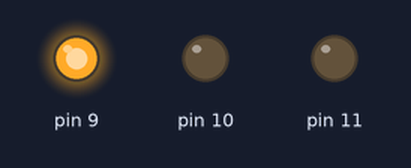
A sketch run on a simulated Arduino Uno, built with avr-gcc and run on an emulated ATmega328P. Shown: output pins drawn as LEDs (lit = HIGH).

Above: at 0.5 s.
At 1.5 s:
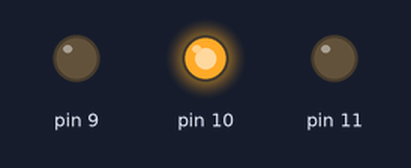
At 2.5 s:
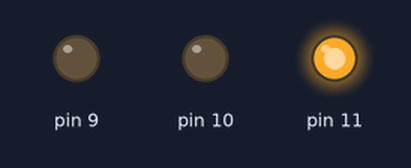
At 3.5 s:
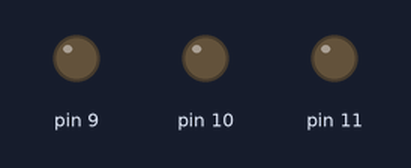
Timing chart, 0 to 5.2 s (numbered marks = the images above):
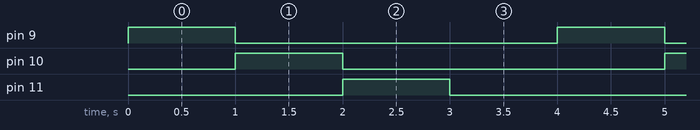

Measured:
- by itself, pin 9–11: alternates HIGH for 1.0 s and LOW for 3.0 s
- by itself, everything shown: repeats every 4.0 s, in 4 steps

The sketch:

atv31.ino
```cpp
void setup() {
  // configura os pinos 9, 10 e 11 como saídas digitais
  pinMode(9, OUTPUT);
  pinMode(10, OUTPUT);
  pinMode(11, OUTPUT);
}

void loop() {
  // etapa 1: Liga o pino 9 (HIGH), desliga os pinos 10 e 11 (LOW)
  digitalWrite(9, HIGH);
  digitalWrite(10, LOW);
  digitalWrite(11, LOW);
  delay(1000); // espera 1 segundo (1000 milissegundos)

  // etapa 2: liga o pino 10, desliga os pinos 9 e 11
  digitalWrite(9, LOW);
  digitalWrite(10, HIGH);
  digitalWrite(11, LOW);
  delay(1000); // espera 1 segundo

  // etapa 3: liga o pino 11, desliga os pinos 9 e 10
  digitalWrite(9, LOW);
  digitalWrite(10, LOW);
  digitalWrite(11, HIGH);
  delay(1000); // espera 1 segundo

  // etapa 4: Desliga todos os pinos
  digitalWrite(9, LOW);
  digitalWrite(10, LOW);
  digitalWrite(11, LOW);
  delay(1000); // espera 1 segundo
}
```
